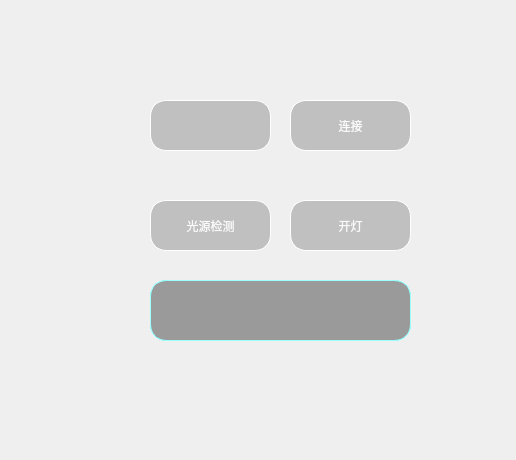
<?xml version="1.0" encoding="UTF-8"?>
<ui version="4.0">
 <class>Widget</class>
 <widget class="QWidget" name="Widget">
  <property name="geometry">
   <rect>
    <x>0</x>
    <y>0</y>
    <width>516</width>
    <height>460</height>
   </rect>
  </property>
  <property name="windowTitle">
   <string>Widget</string>
  </property>
  <widget class="QPushButton" name="pushButton">
   <property name="geometry">
    <rect>
     <x>290</x>
     <y>200</y>
     <width>121</width>
     <height>51</height>
    </rect>
   </property>
   <property name="cursor">
    <cursorShape>OpenHandCursor</cursorShape>
   </property>
   <property name="styleSheet">
    <string notr="true">border:1px solid rgb(255, 255, 255);
font: 20pt &quot;Ubuntu&quot;;
background: rgba(0,0,0,50);
border-radius: 16px;
color: rgb(250, 250, 250);</string>
   </property>
   <property name="text">
    <string>开灯</string>
   </property>
  </widget>
  <widget class="QPushButton" name="pushButton_2">
   <property name="geometry">
    <rect>
     <x>150</x>
     <y>200</y>
     <width>121</width>
     <height>51</height>
    </rect>
   </property>
   <property name="cursor">
    <cursorShape>OpenHandCursor</cursorShape>
   </property>
   <property name="styleSheet">
    <string notr="true">border:1px solid rgb(255, 255, 255);
font: 20pt &quot;Ubuntu&quot;;
background: rgba(0,0,0,50);
border-radius: 16px;
color: rgb(250, 250, 250);</string>
   </property>
   <property name="text">
    <string>光源检测</string>
   </property>
  </widget>
  <widget class="QLineEdit" name="lineEdit_result">
   <property name="geometry">
    <rect>
     <x>150</x>
     <y>100</y>
     <width>121</width>
     <height>51</height>
    </rect>
   </property>
   <property name="styleSheet">
    <string notr="true">border:1px solid rgb(255, 255, 255);
background: rgba(0,0,0,50);
border-radius: 16px;
color: rgb(115, 210, 22);

font: 20pt &quot;Ubuntu&quot;;
color: rgb(255, 255, 255);</string>
   </property>
  </widget>
  <widget class="QPushButton" name="pushButton_connect">
   <property name="geometry">
    <rect>
     <x>290</x>
     <y>100</y>
     <width>121</width>
     <height>51</height>
    </rect>
   </property>
   <property name="cursor">
    <cursorShape>OpenHandCursor</cursorShape>
   </property>
   <property name="styleSheet">
    <string notr="true">border:1px solid rgb(255, 255, 255);
font: 20pt &quot;Ubuntu&quot;;
background: rgba(0,0,0,50);
border-radius: 16px;
color: rgb(250, 250, 250);</string>
   </property>
   <property name="text">
    <string>连接</string>
   </property>
  </widget>
  <widget class="QLineEdit" name="result">
   <property name="geometry">
    <rect>
     <x>150</x>
     <y>280</y>
     <width>261</width>
     <height>61</height>
    </rect>
   </property>
   <property name="styleSheet">
    <string notr="true">border:1px solid rgb(155, 255, 255);
font: 20pt &quot;Ubuntu&quot;;
background: rgb(0,0,0,50);
border-radius: 16px;
color: rgb(115, 210, 22);</string>
   </property>
  </widget>
  <widget class="QLabel" name="label_2">
   <property name="geometry">
    <rect>
     <x>0</x>
     <y>0</y>
     <width>521</width>
     <height>461</height>
    </rect>
   </property>
   <property name="styleSheet">
    <string notr="true">background-image: url(:/back.jpg);</string>
   </property>
   <property name="text">
    <string/>
   </property>
  </widget>
  <widget class="QLineEdit" name="result_2">
   <property name="geometry">
    <rect>
     <x>150</x>
     <y>280</y>
     <width>261</width>
     <height>61</height>
    </rect>
   </property>
   <property name="styleSheet">
    <string notr="true">border:1px solid rgb(155, 255, 255);
font: 20pt &quot;Ubuntu&quot;;
background: rgba(0,0,0,50);
border-radius: 16px;
color: rgb(115, 210, 22);</string>
   </property>
  </widget>
  <zorder>label_2</zorder>
  <zorder>pushButton</zorder>
  <zorder>pushButton_2</zorder>
  <zorder>lineEdit_result</zorder>
  <zorder>pushButton_connect</zorder>
  <zorder>result</zorder>
  <zorder>result_2</zorder>
 </widget>
 <resources/>
 <connections/>
</ui>
